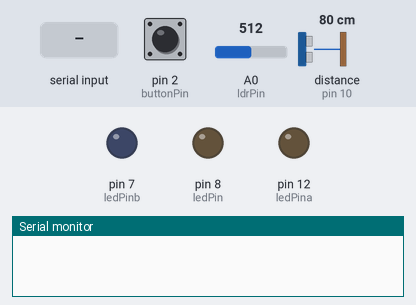
A sketch run on a simulated Arduino Uno, built with avr-gcc and run on an emulated ATmega328P. On the bench: output pins drawn as LEDs (lit = HIGH), the last lines printed to the serial monitor. Wiring (inferred from the names in the program): ultrasonic range finder: trigger pin 9; echo pin 10. Dashed ring = blinking. The test bench sets the inputs (shaded band); at power-on: distance to the obstacle (sensor on pin 10) 80 cm, pin 2 (buttonPin) LOW, A0 (ldrPin) = 512. The echo pulse lasts 58.3 µs per cm; pins used as bus, display or sensor lines are not drawn.

Above: at 1.2 s.
1.3 s: distance to the obstacle (sensor on pin 10) set to 33 cm
2.8 s: distance to the obstacle (sensor on pin 10) set to 29 cm
At 2.96 s:
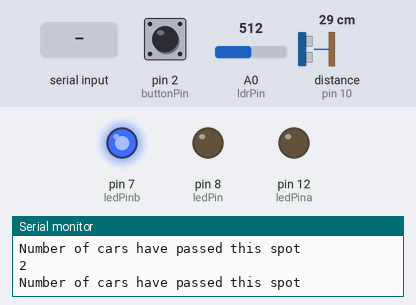
5.8 s: byte 56 (56) received over Serial
At 6.88 s:
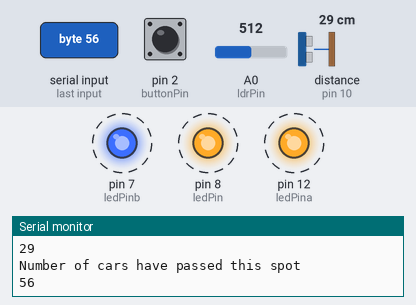
8.8 s: "1" received over Serial
At 10.4 s:
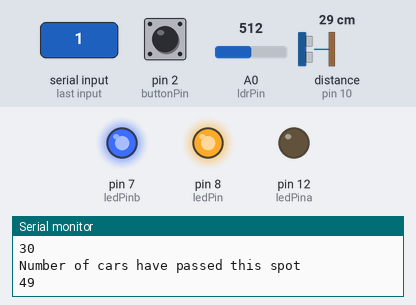
11.8 s: "2" received over Serial
At 12.6 s:
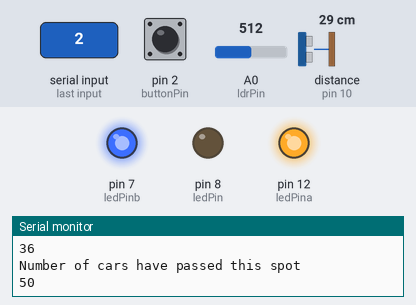
14.8 s: distance to the obstacle (sensor on pin 10) set to 26 cm
17.8 s: distance to the obstacle (sensor on pin 10) set to 24 cm
At 18.4 s:
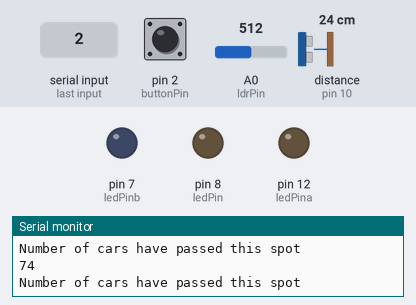
Timing chart, 0 to 20.3 s (numbered marks = the images above; inputs shaded):
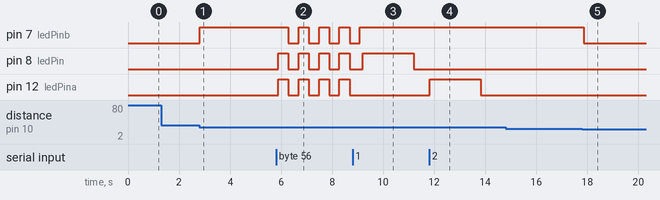

The sketch:

finalyrproj.ino
```cpp
#include <SoftwareSerial.h>
// defines pins numbers
const int buttonPin = 2;
const int trigPin = 9;
const int echoPin = 10;
const int ledPin = 8;
const int ledPina = 12;
const int ledPinb = 7;
const int ldrPin = A0;
const int voldivPin = A1;

// defines variables
long duration;
int sendflag=0;
long distance;
long safetyDistance;
int counter=0;

void setup() {
  //setup all pins as input / output
  pinMode(buttonPin, INPUT);
  pinMode(trigPin, OUTPUT); // Sets the trigPin as an Output
  pinMode(echoPin, INPUT); // Sets the echoPin as an Input
  pinMode(ledPin, OUTPUT);
  pinMode(ledPina,OUTPUT);
  pinMode(ledPinb, OUTPUT);
  pinMode(ldrPin, INPUT);
  pinMode(voldivPin, INPUT);
  Serial.begin(9600); // Starts the serial communication
}


void loop() {
  int buttonState=LOW;
  int a;
  if (Serial.available() > 0){
    a=Serial.read();
    Serial.println(a);}
    if(a==49){
      digitalWrite(ledPin,HIGH);//to switch on Green Light for 2 seconds
      delay(2000);
      digitalWrite(ledPin,LOW);
      }
    if(a==50){
      digitalWrite(ledPina,HIGH);//to switch on Green Orange for 2 seconds
      delay(2000);
      digitalWrite(ledPina,LOW);
      }
    if(a==51){
      digitalWrite(ledPinb,HIGH);//to switch on Green Red for 2 seconds
      delay(2000);
      digitalWrite(ledPinb,LOW);
      }
    if(a==52){
      for(int i=0;i<3;i++){
        digitalWrite(ledPin,HIGH);//alert lighting
        delay(200);
        digitalWrite(ledPin,LOW);
        digitalWrite(ledPina,HIGH);
        delay(200);
        digitalWrite(ledPina,LOW);
        digitalWrite(ledPinb,HIGH);
        delay(200);
        digitalWrite(ledPinb,LOW);
        }
      }
    if(a==53){
      digitalWrite(ledPin,LOW);//to switch off Green Light for 2 seconds
      }
    if(a==54){
      digitalWrite(ledPina,LOW);//to switch off Orange Light for 2 seconds
      }
    if(a==55){
      digitalWrite(ledPinb,LOW);//to switch off Red Light for 2 seconds
      }
    if(a==56){
      for(int i=0;i<4;i++){
        digitalWrite(ledPin,HIGH);//to switch ON ALL Lights for 2 seconds
        digitalWrite(ledPina,HIGH);
        digitalWrite(ledPinb,HIGH);
        delay(400);
        digitalWrite(ledPin,LOW);
        digitalWrite(ledPina,LOW);
        digitalWrite(ledPinb,LOW);
        delay(400);
        }
      }

    buttonState = digitalRead(buttonPin);//check if SOS button has been pressed
    if ((buttonState == HIGH)&&(sendflag==0)){
      Serial.println("SOS, this message is delivered to the police station"); // send a byte with the value 45
      Serial.println();
      digitalWrite(ledPin,HIGH);
      delayMicroseconds(500);
      digitalWrite(ledPina,HIGH);
      delayMicroseconds(500);
      digitalWrite(ledPinb,HIGH);
      delayMicroseconds(500);//deliver SOS message to android via bluetooth and blink lights
      sendflag=1;
      }
    else{
      digitalWrite(ledPin,LOW);
      digitalWrite(ledPina,LOW);
      digitalWrite(ledPinb,LOW);
      sendflag=0;
      }

    int ldrStatus = analogRead(ldrPin);//read sunlight intensity
    if (ldrStatus >= 650){
      digitalWrite(ledPin, LOW);
      delayMicroseconds(10);
      digitalWrite(ledPina, LOW);
      delayMicroseconds(10);
      digitalWrite(ledPinb, LOW);
      delayMicroseconds(10);
      }
    else{
     //Clears the trigPin
      digitalWrite(trigPin, LOW);
      delayMicroseconds(2);
      // Sets the trigPin on HIGH state for 10 micro seconds
      digitalWrite(trigPin, HIGH);
      delayMicroseconds(10);
      digitalWrite(trigPin, LOW);
      //delayMicroseconds(10);
      duration = pulseIn(echoPin, HIGH);
      // Calculating the distance
      distance= duration*0.034/2;
      safetyDistance = distance;
      if (safetyDistance <= 14 ){
        digitalWrite(ledPin, HIGH);//turn on Green Light for first lane
        delayMicroseconds(500);
        delayMicroseconds(3000);
        counter++;
        Serial.println(counter);
        Serial.println("Number of cars have passed this spot");
        }
      else if (safetyDistance <= 21 && safetyDistance>16 ){
        digitalWrite(ledPina, HIGH);//turn on Orange Light for second lane
        delayMicroseconds(500);
        delayMicroseconds(3000);
        counter++;
        Serial.println(counter);
        Serial.println("Number of cars have passed this spot");
        }
      else if (safetyDistance <= 30 && safetyDistance > 23 ){
        digitalWrite(ledPinb, HIGH);//turn on Red Light for third lane
        delayMicroseconds(500);
        delayMicroseconds(3000);
        counter++;
        Serial.println(counter);
        Serial.println("Number of cars have passed this spot");//collect and send data of live traffic
        }
      else{
        digitalWrite(ledPin, LOW);
        digitalWrite(ledPina, LOW);
        digitalWrite(ledPinb, LOW);
        }
   delay(100);
  }
}
```

Measured:
- the behaviour switches between 32 and 31 cm on distance to the obstacle (sensor on pin 10) (found by bisection; images 0 and 1)
- the behaviour switches between 25 and 24 cm on distance to the obstacle (sensor on pin 10) (found by bisection; images 4 and 5)
- after the input at 1.3 s, every drawn part: stays the same
- after the input at 2.8 s, pin 7 (ledPinb): LOW → HIGH at once
- after the input at 5.8 s, pin 7 (ledPinb): alternates HIGH for 0.40 s and LOW for 0.40 s, starting after 0.49 s; pin 8 (ledPin), pin 12 (ledPina): alternates HIGH for 0.40 s and LOW for 0.40 s, starting after 0.09 s
- after the input at 8.8 s, pin 8 (ledPin): LOW → HIGH after 0.39 s, → LOW 2.0 s later
- after the input at 11.8 s, pin 12 (ledPina): LOW → HIGH at once, → LOW 2.0 s later
- after the input at 17.8 s, pin 7 (ledPinb): HIGH → LOW after 0.06 s
